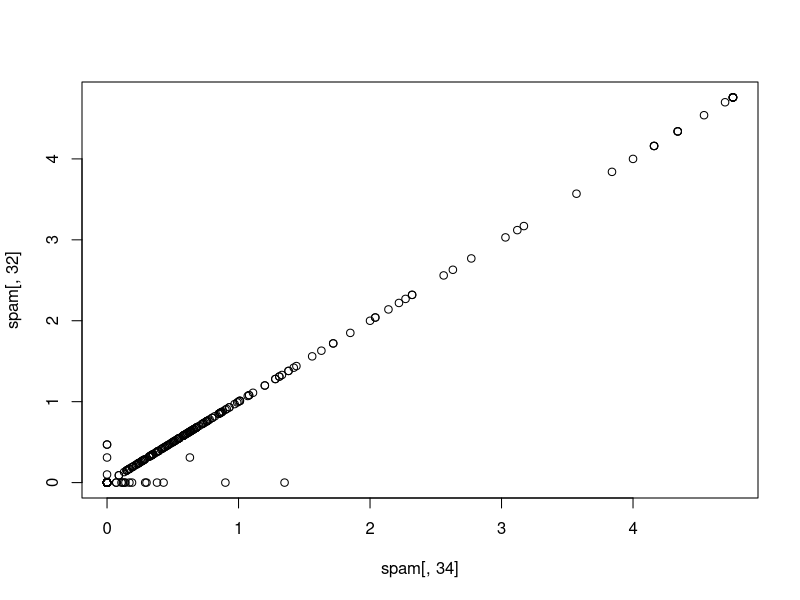
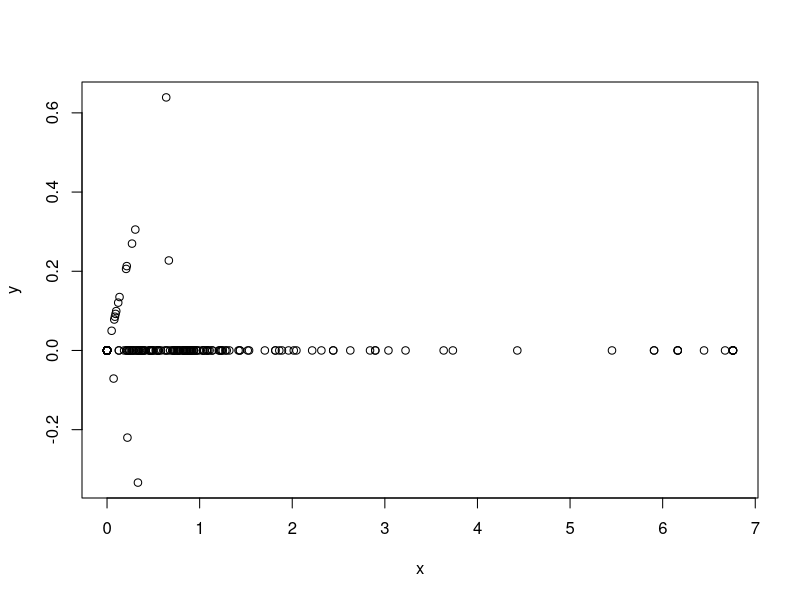
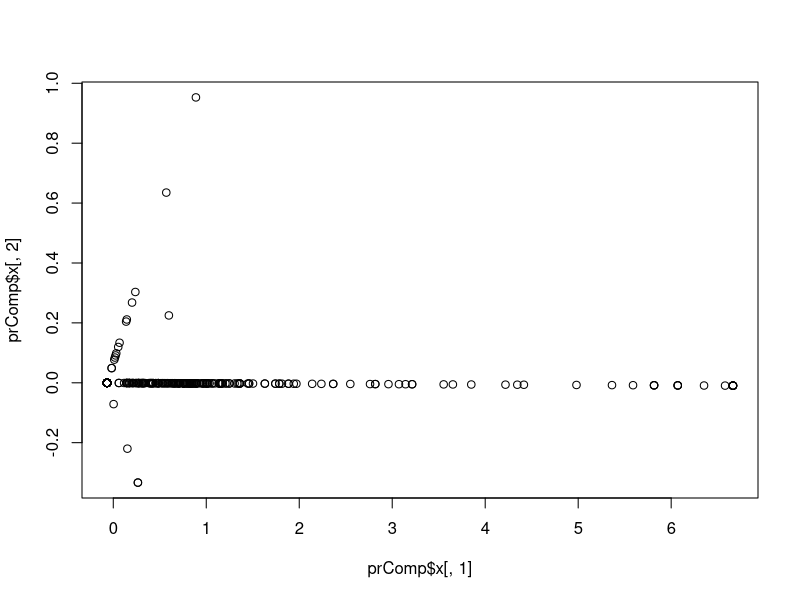
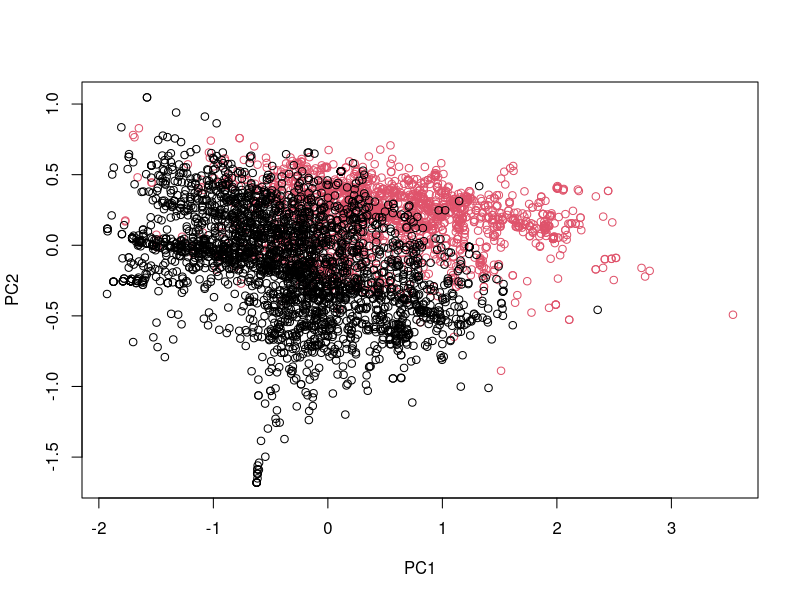
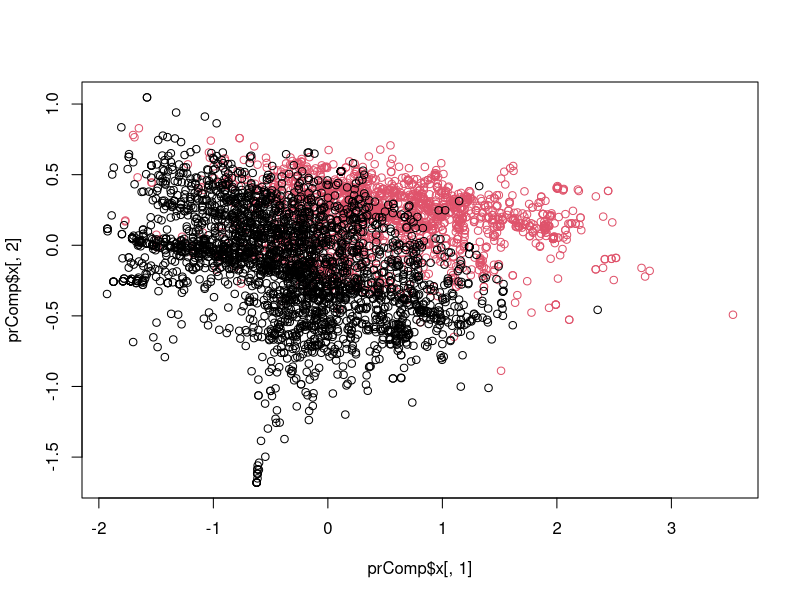

R code for these plots, in order: (Note: this script raises an error after producing the figures.)
        ### SPAM example ###
library(caret); library(kernlab); data(spam)
inTrain <- createDataPartition(y = spam$type,
                               p = .75, list = FALSE)
training <- spam[inTrain, ]
testing <- spam[-inTrain, ]

    # correlated predictors
m <- abs(cor(training[, -58])) # 58th col is the outcome
diag(m) <- 0 # avery var is correlated to itself
which(m > 0.8, arr.ind = TRUE)

names(spam)[c(32, 34)]
plot(spam[, 34], spam[, 32])

    # rotating the plot
x <- .71 * training$num415 + .71 * training$num857
y <- .71 * training$num415 - .71 * training$num857
plot(x, y)

    # principal components
smallSpam <- spam[, c(32, 34)]
prComp <- prcomp(smallSpam)
plot(prComp$x[, 1], prComp$x[, 2])

prComp$rotation

    # PCA on SPAM
# spam is black and ham is red
typeColor <- ((spam$type == "spam") * 1 + 1)
# use log ex. when variables are skewed
prComp <- prcomp(log10(spam[, -58] + 1))
plot(prComp$x[, 1], prComp$x[, 2], col = typeColor, 
     xlab = "PC1", ylab = "PC2")

    # PCA with caret
# preProcess just computes a model
preProc <- preProcess(log10(spam[, -58] + 1), 
                      method = 'pca', pcaComp = 2)
# now apply data
spamPC <- predict(preProc, log10(spam[, -58] + 1))
plot(prComp$x[, 1], prComp$x[, 2], col = typeColor)

    # preprocessing with PCA
preProc <- preProcess(log10(spam[, -58] + 1), 
                      method = 'pca', pcaComp = 2)
trainPC <- predict(preProc, log10(spam[, -58] + 1))
modelFit <- train(training$type ~ ., method = "glm", 
                  data = trainPC)
# must use same principal components with test set
testPC <- predict(preProc,log10(testing[,-58]+1))
confusionMatrix(testing$type,predict(modelFit,testPC))

    # Alternative (sets # of PCs)
modelFit <- train(training$type ~ .,method="glm", 
                  preProcess="pca",data=training)
confusionMatrix(testing$type,predict(modelFit,testing))
